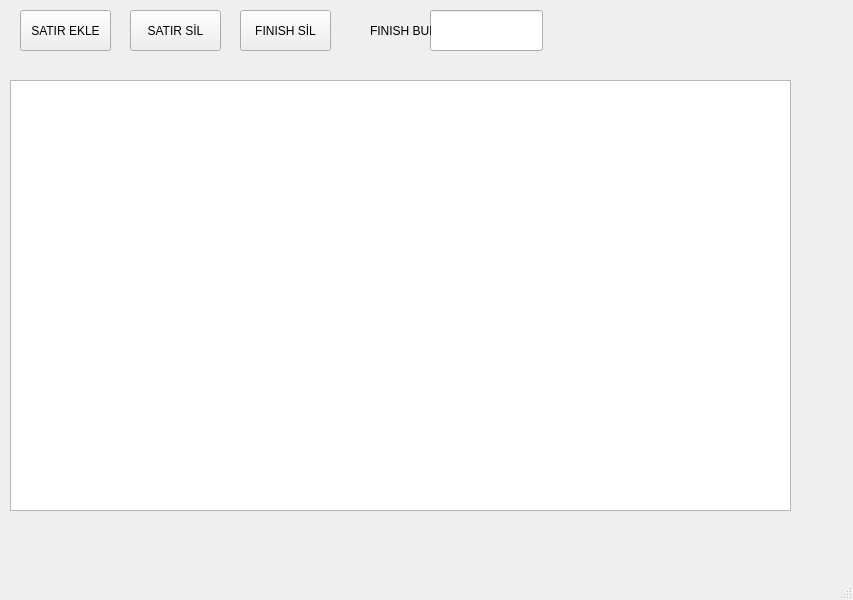
<?xml version="1.0" encoding="UTF-8"?>
<ui version="4.0">
 <class>CreateCoatFinishCls</class>
 <widget class="QMainWindow" name="CreateCoatFinishCls">
  <property name="geometry">
   <rect>
    <x>0</x>
    <y>0</y>
    <width>853</width>
    <height>600</height>
   </rect>
  </property>
  <property name="windowTitle">
   <string>MainWindow</string>
  </property>
  <widget class="QWidget" name="centralwidget">
   <widget class="QTableView" name="tableView">
    <property name="geometry">
     <rect>
      <x>10</x>
      <y>80</y>
      <width>781</width>
      <height>431</height>
     </rect>
    </property>
   </widget>
   <widget class="QPushButton" name="pushButton">
    <property name="geometry">
     <rect>
      <x>20</x>
      <y>10</y>
      <width>91</width>
      <height>41</height>
     </rect>
    </property>
    <property name="text">
     <string>SATIR EKLE</string>
    </property>
   </widget>
   <widget class="QPushButton" name="pushButton_2">
    <property name="geometry">
     <rect>
      <x>130</x>
      <y>10</y>
      <width>91</width>
      <height>41</height>
     </rect>
    </property>
    <property name="text">
     <string>SATIR SİL</string>
    </property>
   </widget>
   <widget class="QPushButton" name="pushButton_3">
    <property name="geometry">
     <rect>
      <x>240</x>
      <y>10</y>
      <width>91</width>
      <height>41</height>
     </rect>
    </property>
    <property name="text">
     <string>FINISH SİL</string>
    </property>
   </widget>
   <widget class="QLineEdit" name="lineEdit">
    <property name="geometry">
     <rect>
      <x>430</x>
      <y>10</y>
      <width>113</width>
      <height>41</height>
     </rect>
    </property>
   </widget>
   <widget class="QLabel" name="label">
    <property name="geometry">
     <rect>
      <x>370</x>
      <y>10</y>
      <width>61</width>
      <height>41</height>
     </rect>
    </property>
    <property name="text">
     <string>FINISH BUL</string>
    </property>
   </widget>
  </widget>
  <widget class="QMenuBar" name="menubar">
   <property name="geometry">
    <rect>
     <x>0</x>
     <y>0</y>
     <width>853</width>
     <height>21</height>
    </rect>
   </property>
  </widget>
  <widget class="QStatusBar" name="statusbar"/>
 </widget>
 <resources/>
 <connections/>
</ui>
